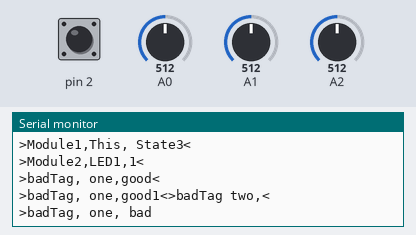
This sketch was run on a simulated Arduino Uno, built with avr-gcc and run on an emulated ATmega328P. Parts: the last lines printed to the serial monitor. The inputs (shaded band) are chosen by the test bench; at power-on: A0 = 512, A1 = 512, A2 = 512, pin 2 HIGH.

Above: at 1.2 s.
1.3 s: A0 set to 108
At 1.64 s:
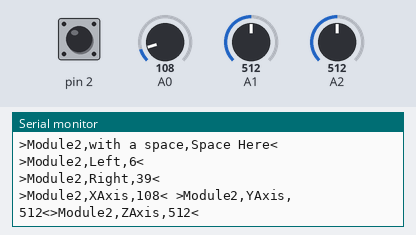
4.3 s: A0 set to 90
At 4.34 s:
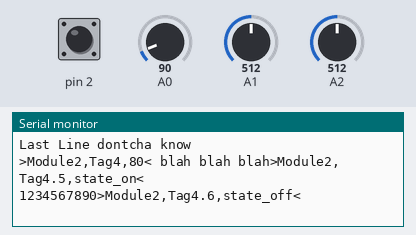
7.3 s: A1 set to 108
At 8.08 s:
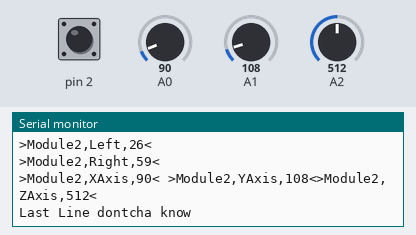
10.3 s: A1 set to 90
At 10.4 s:
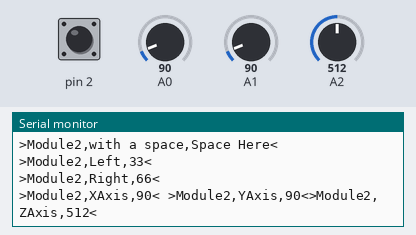
13.3 s: A2 set to 107
At 13.97 s:
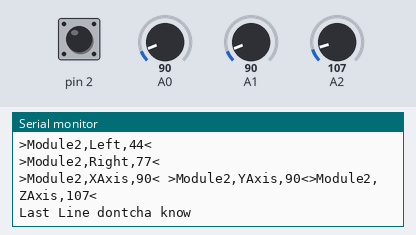
16.3 s: A2 set to 89
At 16.32 s:
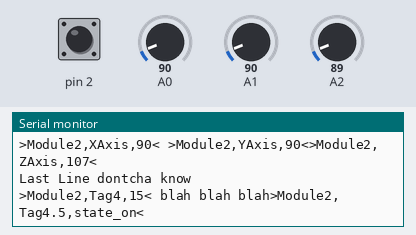
Timing chart, 0 to 19.3 s (numbered marks = the images above; inputs shaded):
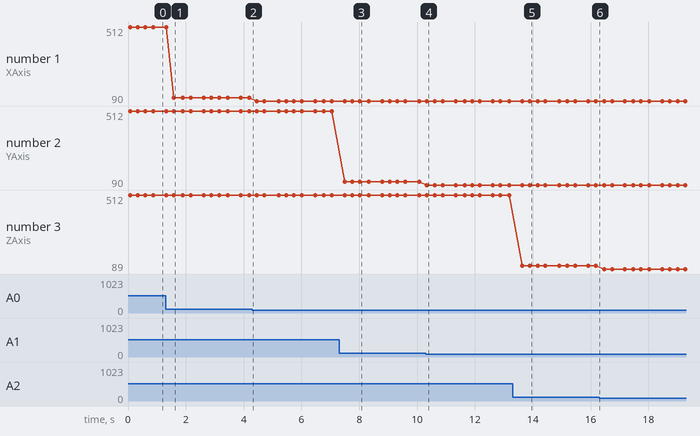

Measured:
- the behaviour switches between 100 and 99 on A0 (found by bisection; images 1 and 2)
- the behaviour switches between 100 and 99 on A1 (found by bisection; images 3 and 4)
- the behaviour switches between 100 and 99 on A2 (found by bisection; images 5 and 6)
- after the input at 1.3 s, the serial monitor: prints a new line after 0.28 s (image 1)
- plotted number 1: 512 → 108 after the input at 1.3 s

The sketch:

MettleTest.ino
```cpp
int a=0;
int b=33;
int c=66;
uint32_t thistime;
int Statethis;

uint32_t LED1time;
uint32_t LED2time;
uint32_t LED3time;
uint32_t LED4time;

int LED1;
int LED2;
int LED3;
int LED4;

bool pushbutton;

void setup() {
  Serial.begin(9600);

  Serial.println("*******Chart test V1.0*********");

  thistime = millis();
  LED1time = millis();
  LED2time = millis();
  LED3time = millis();

  LED1 = 1;
  LED2 = 1;
  LED3 = 1;
  LED4 = 1;

  Statethis = 1;

  pinMode(2, INPUT_PULLUP);
  //get the first read done
  pushbutton = digitalRead(2);
}

//return true if it's been period ms since start
bool IsTimedOut(uint32_t period, uint32_t start)
{
  uint32_t current = millis();
  return(current - start > period);
}

void SetThisState(int state)
{
  Serial.print(">Module1,This, State");
  Serial.print(state);
  Serial.println("<");

  Statethis = state;
}

void loop()
{

 if(a++> 100) a=0;
 if(b++> 100) b=0;
 if(c++> 100) c=0;
 //Serial.println("Line one");

 Serial.print(">Module2,Left,");
 Serial.print(a);
 Serial.println("<");

 Serial.print(">Module2,Right,");
 Serial.print(b);
 Serial.println("<");

 //Serial.println("more lines n stuff");

 Serial.print(">Module2,XAxis,");
 Serial.print(analogRead(0));
 Serial.print("< ");

 Serial.print(">Module2,YAxis,");
 Serial.print(analogRead(1));
 Serial.print("<");

 Serial.print(">Module2,ZAxis,");
 Serial.print(analogRead(2));
 Serial.println("<");

 Serial.println("Last Line dontcha know");


 Serial.print(">Module2,Tag4,");
 Serial.print(c);
 Serial.print("< ");
 Serial.print("blah blah blah");

 Serial.print(">Module2,Tag4.5,");
 Serial.print("state_on");
 Serial.println("<");

 Serial.print("1234567890");

 Serial.print(">Module2,Tag4.6,");
 Serial.print("state_off");
 Serial.println("<");

 Serial.print(">Module2,with a space,");
   Serial.print("Space Here");
   Serial.println("<");

 if(digitalRead(2) != pushbutton)
 {
   //pressed is low
   pushbutton = digitalRead(2);

   Serial.print(">Module2,PushButton,");
   Serial.print(!pushbutton);
   Serial.println("<");

 }

  switch(Statethis)
  {
    case 1:
    if(IsTimedOut(1000, thistime))
    {
      SetThisState(3);
      thistime = millis();
    }
    break;
    case 2:
    if(IsTimedOut(1000, thistime))
    {
      SetThisState(4);
      thistime = millis();
    }
    break;
    case 3:
    if(IsTimedOut(1000, thistime))
    {
      SetThisState(2);
      thistime = millis();
    }
    break;
    case 4:
    if(IsTimedOut(1000, thistime))
    {
      SetThisState(1);
      thistime = millis();
    }
    break;
  }


  if(IsTimedOut(1000, LED1time))
  {
    Serial.print(">Module2,LED1,");
    Serial.print(LED1);
    Serial.println("<");
    LED1time = millis();

    LED1 = LED1?0:1;

    Serial.println(">badTag, one,good<");//actually a good tag
    Serial.println(">badTag, one,good1<>badTag two,<");
    Serial.println(">badTag, one, bad");
    Serial.println(">badTag, one,<"); //is this bad??
    Serial.println(">badTag, one<");
    Serial.println(">badTag<");
    Serial.println("badTag, one,Bad too<");
  }

    if(IsTimedOut(2000, LED2time))
  {
    Serial.print(">Module2,LED2,");
    Serial.print(LED2);
    Serial.println("<");
    LED2time = millis();

    LED2 = LED2?0:1;
  }

    if(IsTimedOut(1500, LED3time))
  {
    Serial.print(">Module2,LED3,");
    Serial.print(LED3);
    Serial.println("<");
    LED3time = millis();

    LED3 = LED3?0:1;
  }

  if(IsTimedOut(1500, LED4time))
  {
    Serial.print(">Module2,Solenoid,");
    Serial.print(LED4);
    Serial.println("<");
    LED4time = millis();

    LED4 = (LED4 << 1);

    if(LED4 > 16) LED4 = 1;
  }
}
```
